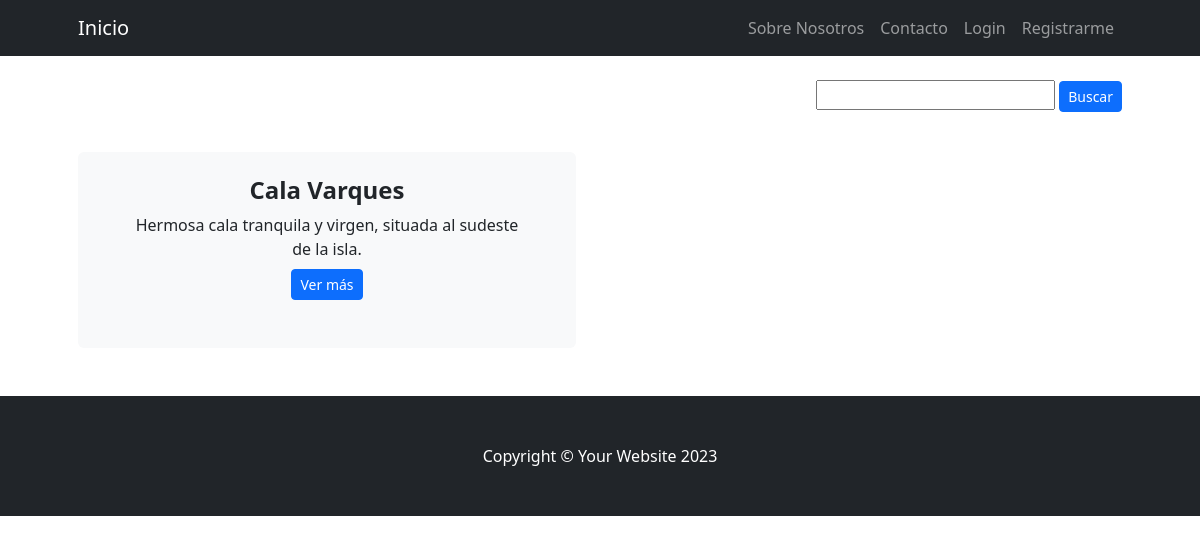
Screenshot of /playaslist/ with the database file from the repository.
### Preentrega3App/models.py (models this page shows, shortened)
class Playas(models.Model):
    nombre_playa = models.CharField(max_length=30)
    descripcion_playa = models.CharField(max_length=1200)
    desc_abreviada_playa = models.CharField(max_length=200)
    img_playa = models.ImageField(upload_to='imagenes/', blank=True)
    fecha_creado = models.DateTimeField(default=timezone.now)
    usuario_creacion = models.CharField(max_length=20, default="")
    class Meta:
        verbose_name_plural = "Playas"

### Preentrega3App/views.py (the view)
# urls.py: path('playaslist/', views.playasList.as_view(), name = 'PlayasList'),
class playasList (ListView):
    model = Playas
    template_name = "Preentrega3App/playas_list.html"

### Preentrega3App/Templates/Preentrega3App/playas_list.html (shortened to what this page needs)
<!DOCTYPE html>
<html lang="en">
{% extends "Preentrega3App/padre.html" %}
{% load static %}
{% block Contenidoquecambia %}
<section class="pt-4">
    <div class="container px-lg-5">
        <div class="row gx-lg-5">
            {% if object_list %}
            <div style="text-align: right;">
            <form action="/buscarplaya/" method = 'GET'>
                <input type="text", name = "nombre_playa", id = "nombre_playa">
                <input type="submit" class="btn btn-primary btn-sm", value = "Buscar">
            </form>
            </div>
            <br>
            <br>
            <br>
            {% for playa in object_list %}
            <div class="col-lg-6 col-xxl-4 mb-5">
                <div class="card bg-light border-0 h-100">
                    <div class="card-body text-center p-4 p-lg-5 pt-0 pt-lg-0">
                        <br>
                        <h2 class="fs-4 fw-bold"> {{playa.nombre_playa}} </h2>
                        <p class="mb-0">{{playa.desc_abreviada_playa}}</p>
                        <a href="{% url 'PlayasDetail' pk=playa.id %}" class="btn btn-primary btn-sm mt-2">Ver más</a>
                    </div>
                </div>
            </div>
            {% endfor %}
            {% else %}
            <p>No hay información disponible</p>
            {% endif %}
        </div>
    </div>
</section>
{% endblock %}

### rows the page displays
Playas: nombre_playa "Cala Varques", desc_abreviada_playa "Hermosa cala tranquila y virgen, situada al sudeste de la isla."
